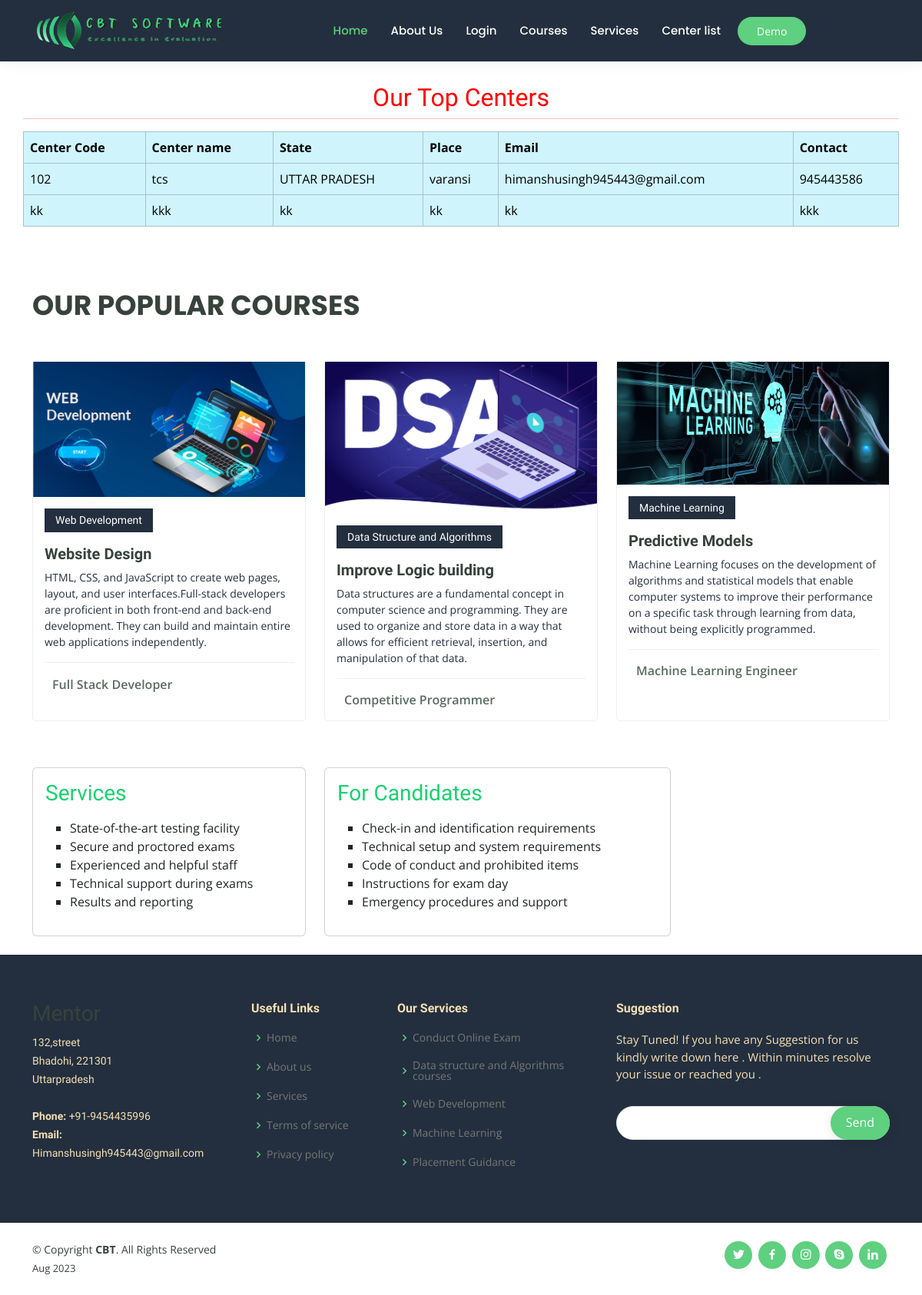
Screenshot of /homepage-centerlist/ with the database file from the repository.
### admin_zone/models.py (models this page shows, shortened)
class addnewCenterlist(models.Model):
    center_code = models.CharField(max_length=10, unique=True)
    center_name = models.CharField(max_length=255)
    state = models.CharField(max_length=50)
    place = models.CharField(max_length=50)
    email_id = models.EmailField(max_length=100)
    contact = models.CharField(max_length=20)

### general_zone/views.py (the view)
# urls.py: path( 'homepage-centerlist/',views.centerlist,name="centerlist"),
def centerlist(request):
    centers = addnewCenterlist.objects.all()
    return render(request, 'centerlist.html', {'centers': centers})

### general_zone/templates/centerlist.html (shortened to what this page needs)
{% load static %}
<!DOCTYPE html>
<html lang="en">
    <head>
    </head>
    <body>
        {% include "header.html" %}
        <section class="main pb-0">
            <div class="container-fluid p-0 m-0 banner-background font-primary">
                <div class="jumbotron ">
                    <div class="container">
                        <div class="row">
                            <h5 class="h2 bold mt-5" style="color: ;text-align: center;">Our Top Centers </h5> <hr>
                            <table class="table table-bordered table-info">
                                <thead class="td">
                                    <tr>
                                        <th>Center Code</th>
                                        <th>Center name</th>
                                        <th>State</th>
                                        <th>Place</th>
                                        <th>Email</th>
                                        <th>Contact</th>
                                    </tr>
                                </thead>
                                <tbody>
                                    {% for centers in centers %}
                                        <tr>
                                            <td>{{ centers.center_code   }}</td>
                                            <td>{{ centers.center_name }}</td>
                                            <td>{{ centers.state }}</td>
                                            <td>{{ centers.place }}</td>
                                            <td>{{ centers.email_id }}</td>
                                            <td>{{ centers.contact }}</td>
                                        </tr>
                                    {% endfor %}
                                </tbody>
                            </table>
                        </div>
                    </div>
                </div>
            </div>
        </section>
        <section id="popular-courses " class="courses">
            <div class="container mt-0" data-aos="fade-up">
                <div class="section-title">
                    <p>Our Popular Courses</p>
                </div>
                <div class="row" data-aos="zoom-in" data-aos-delay="100">
                    <div class="col-lg-4 col-md-6 d-flex align-items-stretch">
                    <div class="course-item">
                        <img src="{% static 'assets/img/webd.jpg' %}" class="img-fluid" alt="...">
                        <div class="course-content">
                        <div class="d-flex justify-content-between align-items-center mb-3">
                            <h4>Web Development</h4>
                        </div>
                        <h3><a href="">Website Design</a></h3>
                        <p> HTML, CSS, and JavaScript to create web pages, layout, and user interfaces.Full-stack developers are proficient in both front-end and back-end development. They can build and maintain entire web applications independently.</p>
                        <div class="trainer d-flex justify-content-between align-items-center">
                            <div class="trainer-profile d-flex align-items-center">
                            <span>Full Stack Developer</span>
                            </div>
                            <div class="trainer-rank d-flex align-items-center">
                            </div>
                        </div>
                        </div>
                    </div>
                    </div>
                    <div class="col-lg-4 col-md-6 d-flex align-items-stretch mt-4 mt-md-0">
                    <div class="course-item">
                        <img src="{% static 'assets/img/dsa.png' %}" class="img-fluid" alt="...">
                        <div class="course-content">
                        <div class="d-flex justify-content-between align-items-center mb-3">
                            <h4>Data Structure and Algorithms</h4>
                        </div>
                        <h3><a href="">Improve Logic building </a></h3>
                        <p> Data structures are a fundamental concept in computer science and programming. They are used to organize and store data in a way that allows for efficient retrieval, insertion, and manipulation of that data. </p>
                        <div class="trainer d-flex justify-content-between align-items-center">
                            <div class="trainer-profile d-flex align-items-center">
                            <span>Competitive Programmer</span>
                            </div>
                        </div>
                        </div>
                    </div>
                    </div>
                    <div class="col-lg-4 col-md-6 d-flex align-items-stretch mt-4 mt-lg-0">
                    <div class="course-item">
                        <img src="{% static 'assets/img/ml.jpg' %}" class="img-fluid" alt="...">
                        <div class="course-content">
                        <div class="d-flex justify-content-between align-items-center mb-3">
                            <h4>Machine Learning</h4>
                        </div>
                        <h3><a href="">Predictive Models</a></h3>
                        <p> Machine Learning focuses on the development of algorithms and statistical models that enable computer systems to improve their performance on a specific task through learning from data, without being explicitly programmed.</p>
                        <div class="trainer d-flex justify-content-between align-items-center">
                            <div class="trainer-profile d-flex align-items-center">
                            <span>Machine Learning Engineer</span>
                            </div>
                        </div>
                        </div>
                    </div>
                    </div>
                </div>
            </div>
        </section>
        <div class="container pb-4">
            <div class="row font-primary">
                <div class="col-md-4 offset">
                    <div class="card">
                        <div class="card-body">
                            <h3 class="card-title color-primary "> Services</h3>
                            <p class="text-justify">
                                <ul style="list-style:square;">
                                    <li>State-of-the-art testing facility</li>
                                    <li>Secure and proctored exams</li>
                                    <li>Experienced and helpful staff</li>
                                    <li>Technical support during exams</li>
                                    <li>Results and reporting</li>
                                </ul>
                            </p>
                        </div>
                    </div>
                </div>
                <div class="col-md-5 ">
                    <div class="card" style="">
                        <div class="card-body">
                            <h3 class="card-title color-primary center">For Candidates</h3>
                            <p class="text-justify">
                                <ul style="list-style:square;">
                                    <li>Check-in and identification requirements</li>
                                    <li>Technical setup and system requirements</li>
                                    <li>Code of conduct and prohibited items</li>
                                    <li>Instructions for exam day</li>
                                    <li>Emergency procedures and support</li>
                                </ul>
                            </p>
                        </div>
                    </div>
                </div>
            </div>
        </div>
        {% include "footer.html" %}
    </body>
</html>

### general_zone/static/assets/css1/style1.css (style rules this page uses)
body { font-family: "Open Sans", sans-serif; color: #444444; }
.color-primary { color: #18d26e!important; }
a { color: #5fcf80; text-decoration: none; }
h1, h2, h3, h4, h5, h6 { font-family: "Raleway", sans-serif; }
section { padding: 60px 0; overflow: hidden; }
.section-title { padding-bottom: 40px; }
.section-title p { margin: 0; margin: 0; font-size: 36px; font-weight: 700; text-transform: uppercase; font-family: "Poppins", sans-serif; color: #37423b; }
.courses .course-item { border-radius: 5px; border: 1px solid #eef0ef; }
.courses .course-content { padding: 15px; }
.courses .course-content h3 { font-weight: 700; font-size: 20px; }
.courses .course-content h3 a { color: #37423b; transition: 0.3s; }
.courses .course-content p { font-size: 14px; color: #232f3e; }
.courses .course-content h4 { font-size: 14px; background: #232f3e; padding: 7px 14px; color: #fff; margin: 0; }
.courses .trainer { padding-top: 15px; border-top: 1px solid #eef0ef; }
.courses .trainer .trainer-profile span { padding-left: 10px; font-weight: 600; font-size: 16px; color: #5a6c60; }
.courses .trainer .trainer-rank { font-size: 18px; color: #657a6d; }

### rows the page displays
addnewCenterlist: center_code "102", center_name "tcs", state "UTTAR PRADESH", place "varansi", email_id "himanshusingh945443@gmail.com", contact "945443586"
addnewCenterlist: center_code "kk", center_name "kkk", state "kk", place "kk", email_id "kk", contact "kkk"
